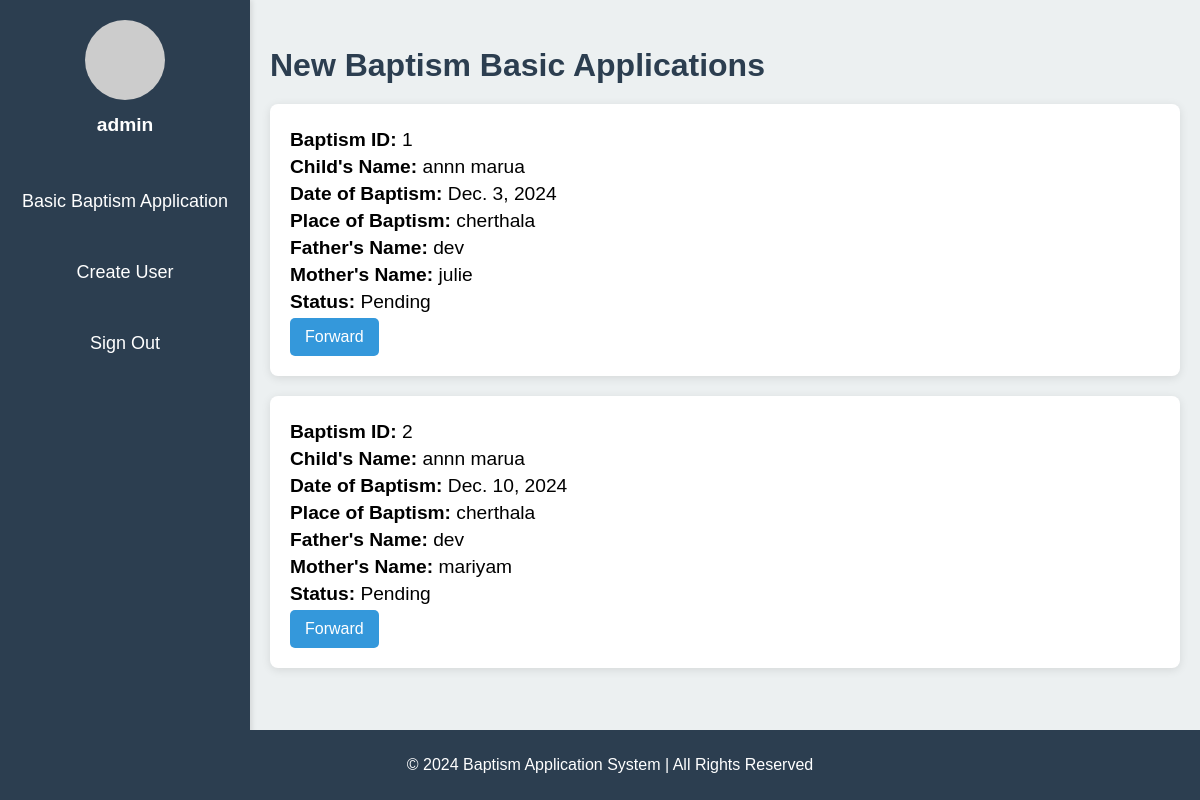
/baptism/secretary_dashboard/ (signed in), run on the app's committed database.
### baptism/models.py (models this page shows, shortened)
class Baptism(models.Model):
    basic_baptism_id = models.AutoField(primary_key=True)
    user_id = models.IntegerField(default=1)  # Ensure this is not nullable or defaulting to 1
    place_of_baptism = models.CharField(max_length=255)
    date_of_baptism = models.DateField()
    time_of_baptism = models.TimeField()
    child_name_first = models.CharField(max_length=255)
    child_name_second = models.CharField(max_length=255, blank=True, null=True)
    dob = models.DateField()
    mother_name = models.CharField(max_length=255)
    father_name = models.CharField(max_length=255)
    contact_no = models.CharField(max_length=15)
    email = models.EmailField()
    advanced_baptism_id = models.IntegerField(editable=False, null=True, blank=True)
    priest_id = models.IntegerField(default=1)
    created_time = models.DateTimeField(default=now)
    STATUS_CHOICES = [
        ('Pending', 'Pending'),
        ('Approved', 'Approved'),
        ('Rejected', 'Rejected'),
    ]
    status = models.CharField(max_length=10, choices=STATUS_CHOICES, default='Pending')

### baptism/views.py (the view)
# urls.py: path('secretary_dashboard/',views.secretary_dashboard,name='secretary_dashboard'),
@login_required
def secretary_dashboard(request):
    applications = Baptism.objects.all()
    return render(request, 'baptism/secretary_dashboard.html', {'applications': applications})

### baptism/templates/baptism/secretary_dashboard.html (shortened to what this page needs)
<!DOCTYPE html>
<html lang="en">
<head>
</head>
<body>
    <div class="sidebar">
        <div class="profile">
            <img src="https://via.placeholder.com/80" alt="User Profile Picture">
            <h3>{{ user.username }}</h3>
        </div>
        <ul>
            <li><a href="#">Basic Baptism Application</a></li>
            <li><a href="{% url 'register'%}">Create User</a></li>
            <li><a href="{% url 'logout' %}">Sign Out</a></li>
        </ul>
    </div>
    <div class="content">
        <h2>New Baptism Basic Applications</h2>
        {% if applications %}
            {% for application in applications %}
                <div class="application-details">
                    <p><strong>Baptism ID:</strong> {{ application.basic_baptism_id }}</p>
                    <p><strong>Child's Name:</strong> {{ application.child_name_first }} {{ application.child_name_second }}</p>
                    <p><strong>Date of Baptism:</strong> {{ application.date_of_baptism }}</p>
                    <p><strong>Place of Baptism:</strong> {{ application.place_of_baptism }}</p>
                    <p><strong>Father's Name:</strong> {{ application.father_name }}</p>
                    <p><strong>Mother's Name:</strong> {{ application.mother_name }}</p>
                    <p><strong>Status:</strong> {{ application.status }}</p>
                    <form method="post" action="#" style="display:inline;">
                        <button type="submit" class="btn">Forward</button>
                    </form>
                </div>
            {% endfor %}
        {% else %}
            <p>No applications found. Please <a href="{% url 'add_baptism' %}">create one</a>.</p>
        {% endif %}
    </div>
    <div class="footer">
        <p>&copy; 2024 Baptism Application System | All Rights Reserved</p>
    </div>
</body>
</html>

### baptism/templates/baptism/secretary_dashboard.html (style rules this page uses)
body { font-family: Arial, sans-serif; background-color: #f4f4f4; margin: 0; padding: 0; display: flex; min-height: 100vh; }
.sidebar { width: 250px; background-color: #2c3e50; color: white; padding-top: 20px; position: fixed; height: 100%; box-shadow: 2px 0 5px rgba(0, 0, 0, 0.1); }
.sidebar .profile { text-align: center; margin-bottom: 30px; }
.sidebar .profile img { width: 80px; height: 80px; border-radius: 50%; margin-bottom: 10px; }
.sidebar .profile h3 { margin: 0; font-size: 1.2rem; }
.sidebar ul { list-style-type: none; padding: 0; }
.sidebar ul li { padding: 15px; text-align: center; }
.sidebar ul li a { color: white; text-decoration: none; font-size: 18px; display: block; padding: 10px 0; }
.content { margin-left: 250px; padding: 20px; width: 100%; background-color: #ecf0f1; }
.content h2 { font-size: 2rem; color: #2c3e50; margin-bottom: 20px; }
.content .application-details { background-color: #ffffff; padding: 20px; border-radius: 8px; box-shadow: 0 2px 10px rgba(0, 0, 0, 0.1); margin-bottom: 20px; transition: transform 0.3s ease; }
.content .application-details p { font-size: 1.2rem; margin: 5px 0; }
.content .btn { background-color: #3498db; color: white; border: none; padding: 10px 15px; text-align: center; cursor: pointer; border-radius: 5px; font-size: 1rem; }
.footer { text-align: center; padding: 10px; background-color: #2c3e50; color: white; position: fixed; width: 100%; bottom: 0; }

### data on the page
Baptism: basic_baptism_id "1", child_name_first "annn", child_name_second "marua", date_of_baptism "Dec. 3, 2024", place_of_baptism "cherthala", father_name "dev", mother_name "julie", status "Pending"
Baptism: basic_baptism_id "2", child_name_first "annn", child_name_second "marua", date_of_baptism "Dec. 10, 2024", place_of_baptism "cherthala", father_name "dev", mother_name "mariyam", status "Pending"

### other printed values
{{ user.username }} "admin"
